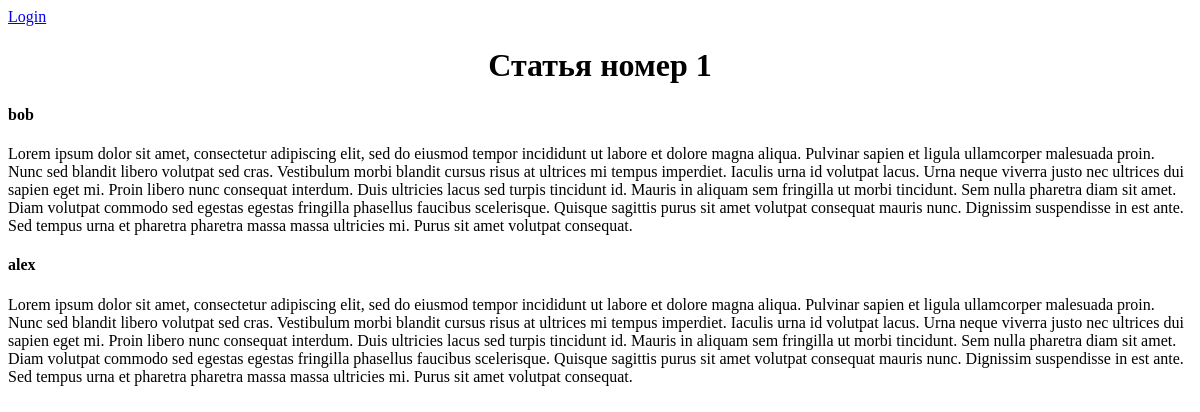
The app's page /article/1/, older data.
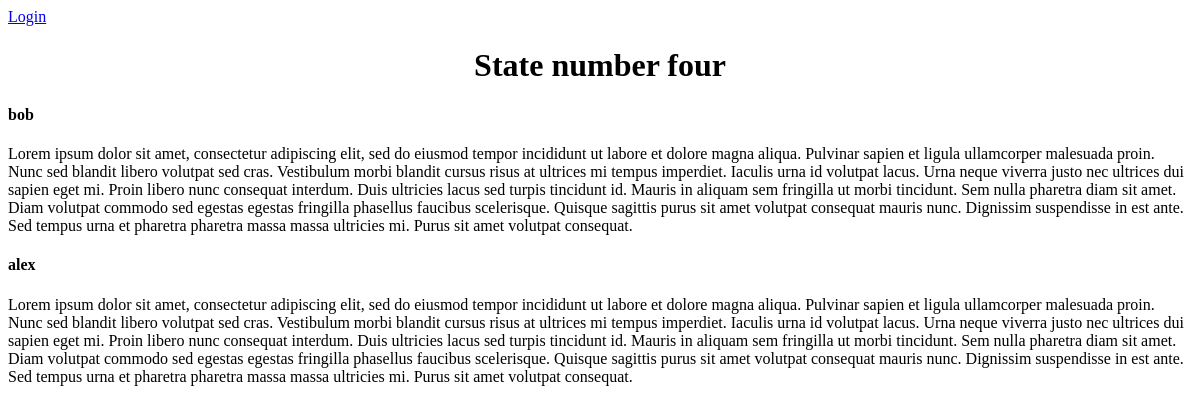
The same page, newer data.
### article/models.py (models this page shows, shortened)
class Article(models.Model):
    header = models.CharField(max_length=100, verbose_name='заголовок')
    text = models.TextField(max_length=5000, verbose_name='контент')
    slug = models.SlugField(verbose_name='ЧПУ', blank=True, null=True, unique=True)

### article/views.py (the view)
# urls.py: path('<int:article_id>/', views.detail, name='detail'),
def detail(request, article_id):
    article = get_object_or_404(Article, pk=article_id)
    com = Comments.objects.filter(name_art_id=article)
    context = {
        'article': article,
        'com': com
    }
    return render(request, 'article/detail.html', context)

### article/templates/article/detail.html (shortened to what this page needs)
{% extends 'article/base.html' %}
{% block body %}
<h1 align="center">{{ article.header }}</h1>
{% for c in com %}
<h4>{{ c.author }}</h4>
<p>{{ c.text }}</p>
{% endfor %}
{% endblock %}

Row changes from the older to the newer data that the page shows:
changed Article: header "Статья номер 1" → "State number four"
